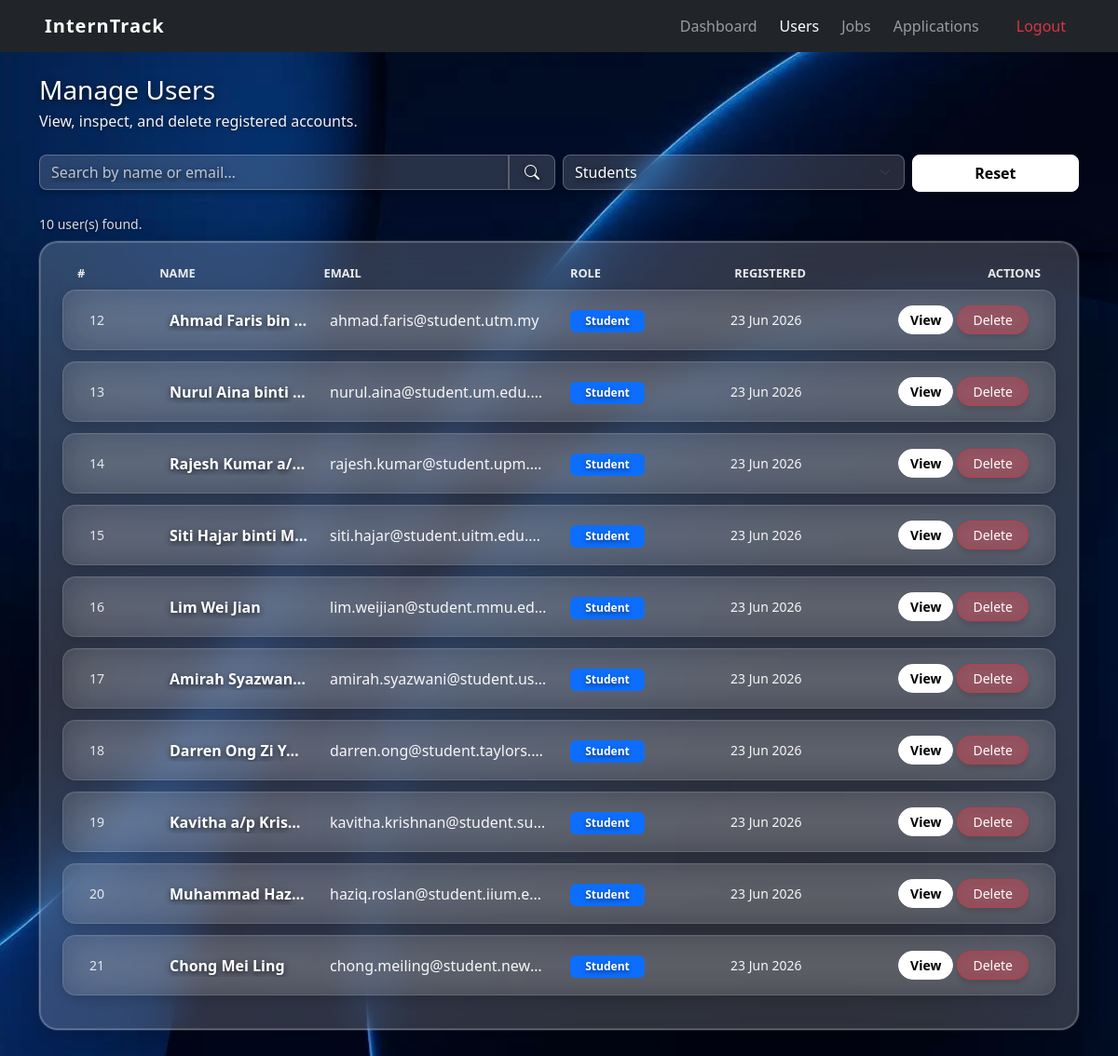
Before: /admin/view_users.php?role=student (signed in) with the older database file.
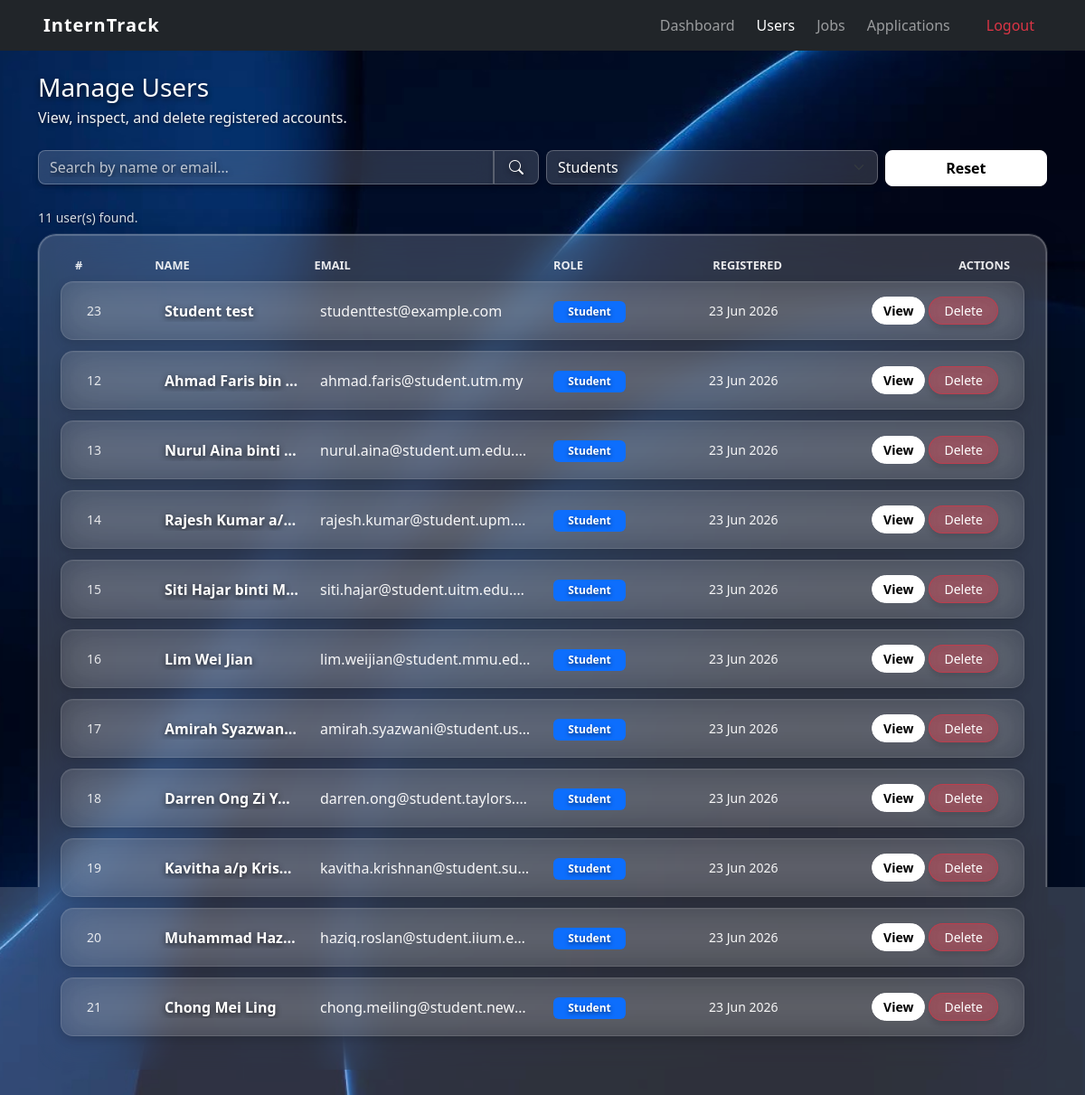
After: the same page with the newer database file.
### tables this page shows
CREATE TABLE `users` (
  `id` int(11) NOT NULL,
  `name` varchar(100) NOT NULL,
  `email` varchar(100) NOT NULL,
  `password` varchar(255) NOT NULL,
  `role` enum('student','company','admin') NOT NULL,
  `phone` varchar(20) DEFAULT NULL,
  `bio` text DEFAULT NULL,
  `profile_picture` varchar(255) DEFAULT NULL,
  `description` text DEFAULT NULL,
  `website` varchar(150) DEFAULT NULL,
  `resume` varchar(255) DEFAULT NULL,
  `created_at` timestamp NOT NULL DEFAULT current_timestamp(),
  `approval_status` varchar(50) DEFAULT 'pending',
  `academic_info` text DEFAULT NULL,
  `industry` varchar(100) DEFAULT NULL,
  `skills` text DEFAULT NULL
);

### admin/view_users.php (the view, shortened to what the changed rows need)
<?php
include '../config/db_connect.php';
include '../includes/header.php';
$role_filter = $_GET['role']   ?? '';
$sql    = "SELECT id, name, email, role, phone, website, description, created_at FROM users WHERE 1=1";
$params = [];
$types  = '';
if (in_array($role_filter, ['student', 'company', 'admin'])) {
    $sql     .= " AND role = ?";
    $params[] = $role_filter;
    $types   .= 's';
}
$sql .= " ORDER BY created_at DESC";
$stmt = mysqli_prepare($conn, $sql);
if ($params) mysqli_stmt_bind_param($stmt, $types, ...$params);
mysqli_stmt_execute($stmt);
$users = mysqli_stmt_get_result($stmt);
$user_rows = [];
while ($u = mysqli_fetch_assoc($users)) $user_rows[] = $u;
function role_badge(string $role): string {
    $map = ['student' => 'primary', 'company' => 'success', 'admin' => 'danger'];
    $c   = $map[$role] ?? 'secondary';
    return "<span class='badge badge-uniform bg-$c'>" . htmlspecialchars(ucfirst($role)) . "</span>";
}
?>
<div class="container mt-4">
    <h3 class="mb-1 text-white">Manage Users</h3>
    <p class="text-white-50 mb-4">View, inspect, and delete registered accounts.</p>
    <form method="GET" class="mb-4">
        <div class="row g-2">
        </div>
    </form>
    <p class="text-white-50 small mb-2"><?= count($user_rows) ?> user(s) found.</p>
    <div class="card shadow-sm glass-card mb-5">
        <div class="card-body p-4">
            <div class="d-flex flex-column">
                <?php foreach ($user_rows as $i => $u): ?>
                    <div class="row glass-row-item align-items-center py-3 px-3 mx-0">
                        <div class="col-md-1 glass-row-text-muted small">
                            <span class="d-md-none fw-bold me-1">ID:</span><?= (int)$u['id'] ?>
                        </div>
                        <div class="col-md-2 glass-row-text-primary text-truncate">
                            <a href="#" class="view-user-trigger text-decoration-none text-white fw-bold" data-user-id="<?= (int)$u['id'] ?>">
                                <?= htmlspecialchars($u['name']) ?>
                            </a>
                        </div>
                        <div class="col-md-3 glass-row-text-secondary text-truncate">
                            <?= htmlspecialchars($u['email']) ?>
                        </div>
                        <div class="col-md-2 my-1 my-md-0">
                            <?= role_badge($u['role']) ?>
                        </div>
                        <div class="col-md-2 glass-row-text-secondary small">
                            <?= date('d M Y', strtotime($u['created_at'])) ?>
                        </div>
                        <div class="col-md-2 text-md-end d-flex gap-1 justify-content-start justify-content-md-end mt-2 mt-md-0">
                            <a href="#" class="view-user-trigger btn btn-sm btn-glass-white rounded-pill" style="padding: 0.25rem 0.75rem !important;" data-user-id="<?= (int)$u['id'] ?>">View</a>
                            <?php if ((int)$u['id'] !== (int)$_SESSION['user_id']): ?>
                                <a href="view_users.php?delete=<?= (int)$u['id'] ?>"
                                   class="btn btn-sm btn-glass-danger rounded-pill px-3"
                                   onclick="return confirm('Delete <?= htmlspecialchars(addslashes($u['name'])) ?>? This removes all their data.')">
                                    Delete
                                </a>
                            <?php else: ?>
                                <span class="glass-row-text-muted small align-self-center ms-2">(You)</span>
                            <?php endif; ?>
                        </div>
                    </div>
                <?php endforeach; ?>
            </div>
        </div>
    </div>
</div>
<?php include '../includes/footer.php'; ?>

Changed rows visible on the page:
added users: id "23", name "Student test", email "studenttest@example.com", role "Student", created_at "23 Jun 2026"
Other visible differences:
count($user_rows): "10" → "11"
